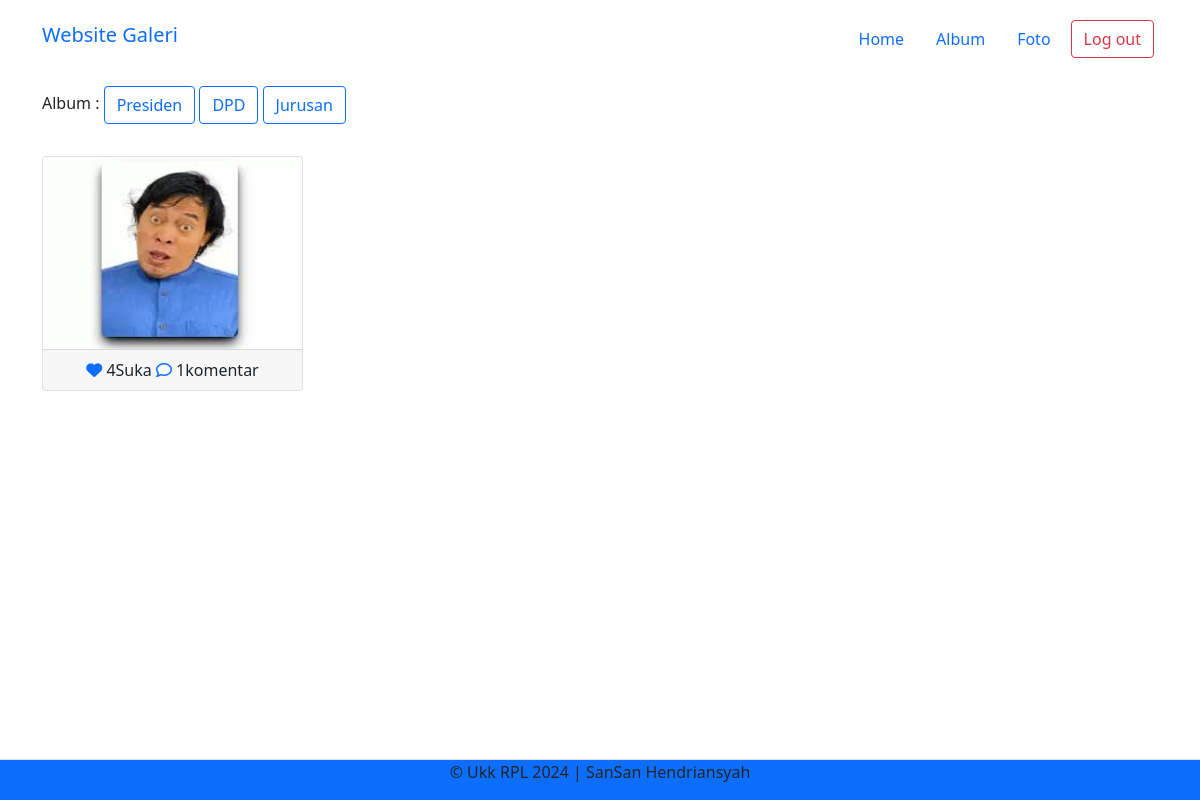
Page /Galerysansan/admin/home.php?albumid=94 (signed in) on the committed database.
### tables this page shows
CREATE TABLE `album` (
  `albumid` int(11) NOT NULL,
  `namaalbum` varchar(255) NOT NULL,
  `deskripsi` text NOT NULL,
  `tanggaldibuat` date NOT NULL,
  `userid` int(11) NOT NULL
);

CREATE TABLE `foto` (
  `fotoid` int(11) NOT NULL,
  `judulfoto` varchar(255) NOT NULL,
  `deskripsifoto` text NOT NULL,
  `tanggalunggah` date NOT NULL,
  `lokasifile` varchar(255) NOT NULL,
  `albumid` int(11) NOT NULL,
  `userid` int(11) NOT NULL
);

### Galerysansan/admin/home.php (the view, shortened to what this page needs)
<?php
$userid = $_SESSION['userid'];
include '../config/koneksi.php';
?>
<!DOCTYPE html>
<html>
<head>
  <link rel="stylesheet" type="text/css" href="../asset/css/bootstrap.min.css">
  <link rel="stylesheet" href="https://cdnjs.cloudflare.com/ajax/libs/font-awesome/6.5.1/css/all.min.css" />
  <link rel="stylesheet" href="https://cdn.jsdelivr.net/npm/bootstrap-icons@1.11.3/font/bootstrap-icons.min.css">
</head>
<body>
  <nav class="navbar navbar-expand-lg bg-body-tertiary">
    <div class="container">
      <a class="navbar-brand" href="index.php">Website Galeri </a>
      <div class="collapse navbar-collapse mt-2" id="navbarNavAltMarkup">
        <a href="home.php" class="nav-link">Home</a>
        <a href="album.php" class="nav-link">Album</a>
        <a href="foto.php" class="nav-link">Foto</a>
        <a href="../config/aksi_logout.php" class="btn btn-outline-danger m-1">Log out</a>
      </div>
    </div>
  </nav>
  <div class="container mt-3">
    Album :
    <?php
    $album = mysqli_query($koneksi, "SELECT * FROM album WHERE userid='$userid'");
    while ($row = mysqli_fetch_array($album)) { ?>
      <a href="home.php?albumid=<?php echo $row['albumid'] ?>" class="btn btn-outline-primary">
        <?php echo $row['namaalbum'] ?></a>
    <?php } ?>
    <div class="row">
      <?php
      if (isset($_GET['albumid'])) {
        $albumid = $_GET['albumid'];
        $query = mysqli_query($koneksi, "SELECT * FROM foto WHERE userid='$userid' AND albumid='$albumid'");
        while ($data = mysqli_fetch_array($query)) { ?>
          <div class="col-md-3 mt-2">
            <a type="button" data-bs-toggle="modal" data-bs-target="#komentar<?php echo $data['fotoid'] ?>">
              <div class="card">
                <img style="height: 12rem;" src="../asset/img/<?php echo $data['lokasifile'] ?>" class="card-img-top" title="<?php echo $data['judulfoto'] ?>" style="height: 12rem;">
                <div class="card-footer text-center">
                  <?php
                  $fotoid = $data['fotoid'];
                  $ceksuka = mysqli_query($koneksi, "SELECT * FROM likefoto WHERE fotoid='$fotoid' AND
                          userid='$userid'");
                  if (mysqli_num_rows($ceksuka) == 1) { ?>
                    <a href="../config/proses_like.php?fotoid=<?php echo $data['fotoid'] ?>" type="submit" name="batalsuka"><i class="fa fa-heart"></i> </a>
                  <?php } else { ?>
                    <a href="../config/proses_like.php?fotoid=<?php echo $data['fotoid'] ?>" type="submit" name="suka"><i class="fa-regular fa-heart"></i> </a>
                  <?php }
                  $like = mysqli_query($koneksi, "SELECT * FROM likefoto WHERE fotoid='$fotoid'");
                  echo mysqli_num_rows($like) . 'Suka';
                  ?>
                  <a href="#" type="button" data-bs-toggle="modal" data-bs-target="#komentar<?php echo $data['fotoid'] ?>">
                  <i class="fa-regular fa-comment"></i> </a>
                <?php
                $jmlkomen = mysqli_query($koneksi, "SELECT * FROM komentarfoto WHERE fotoid='$fotoid'");
                echo mysqli_num_rows($jmlkomen) . 'komentar';
                ?>
                </div>
              </div>
            </a>
          </div>
        <?php }
      } ?>
    </div>
  </div>
  <footer class="d-flex justify-content-center border-top mt-3
    bg-primary fixed-bottom">
    <p>&copy; Ukk RPL 2024 | SanSan Hendriansyah</p>
  </footer>
</body>
</html>

### rows in the picture
album: namaalbum "Presiden"
album: namaalbum "DPD"
album: namaalbum "Jurusan"
foto: lokasifile (picture), mysqli_num_rows($like) "4", mysqli_num_rows($jmlkomen) "1"
